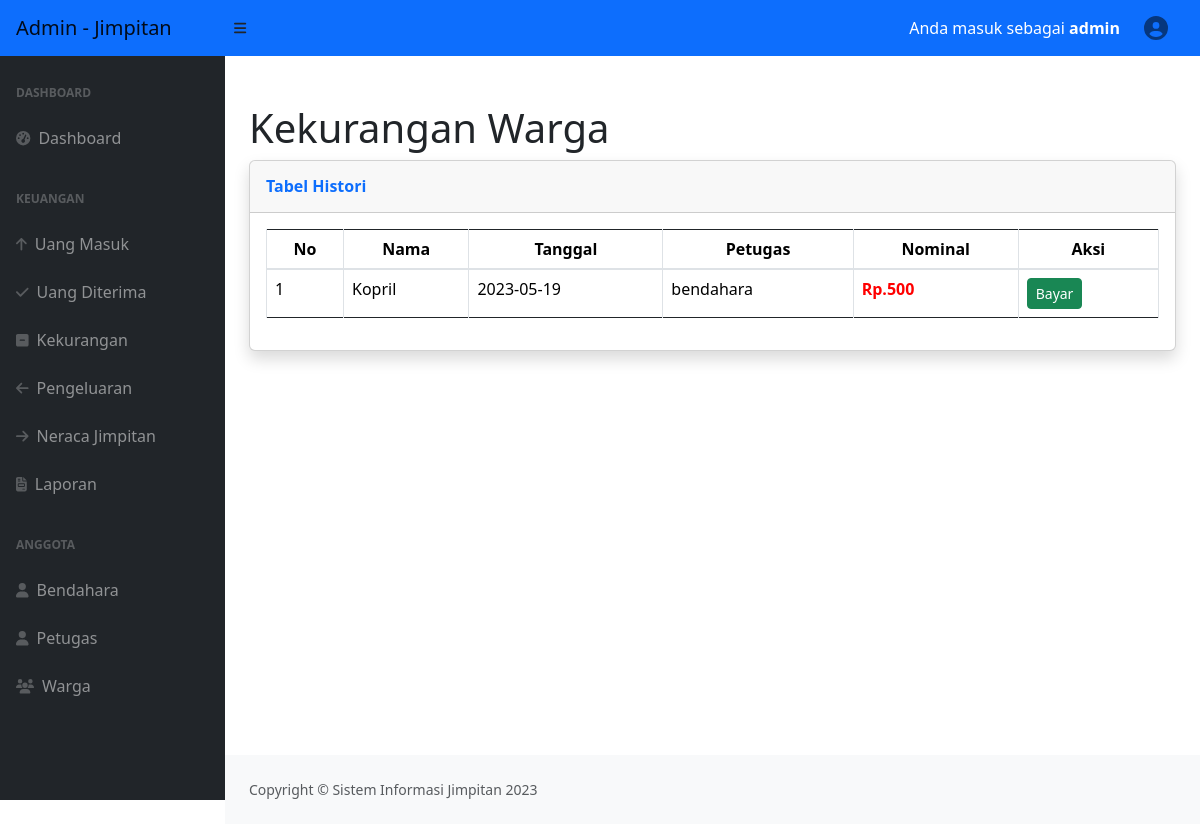
The app's page /kekurangan1.php (signed in) with its own data.
### tables this page shows
CREATE TABLE `pemasukan` (
  `id` int(11) NOT NULL,
  `nama_warga` varchar(25) NOT NULL,
  `tanggal` date NOT NULL,
  `petugas` varchar(25) NOT NULL,
  `jumlah` varchar(11) NOT NULL,
  `status` varchar(10) NOT NULL
);

### kekurangan1.php (the view, shortened to what this page needs)
<?php
include 'koneksidb.php';
?>
<!DOCTYPE html>
<html lang="en">
    <head>
        <link href="main/dataTables/datatables.min.css" rel="stylesheet"/>
        <link href="https://cdn.jsdelivr.net/npm/simple-datatables@latest/dist/style.css" rel="stylesheet" />
        <link href="css/styles.css" rel="stylesheet" />
        <link href="vendor/datatables/dataTables.bootstrap4.min.css" rel="stylesheet">
        <link href="main/dataTables/datatables.min.css" rel="stylesheet"/>
        <link rel="stylesheet" href="https://cdn.jsdelivr.net/npm/bootstrap@4.5.3/dist/css/bootstrap.min.css"
>
	<link rel="stylesheet" type="text/css" href="assets/css/bootstrap.css">
	<link rel="stylesheet" type="text/css" href="assets/DataTables/media/css/jquery.dataTables.css">
	<link rel="stylesheet" type="text/css" href="assets/DataTables/media/css/dataTables.bootstrap.css">
    </head>
<body class="sb-nav-fixed">
<?php
require ('header.php');
require ('sidenav.php');
?>
<div id="layoutSidenav_content">
<main>
<div class="container-fluid px-4">
                        <h1 class="mt-4">Kekurangan Warga</h1>
                        <form method="post">
<div class="card shadow mb-4">
            <div class="card-header py-3">
              <h6 class="m-0 font-weight-bold text-primary">Tabel Histori</h6>
            </div>
            <div class="card-body">
              <div class="table-responsive">
                <table class="table table-bordered" id="dataTable" width="100%" cellspacing="0">
                  <thead>
                    <tr>
                    <th style="text-align: center;">No</th>
                    <th style="text-align: center;">Nama</th>
                    <th style="text-align: center;">Tanggal</th>
                    <th style="text-align: center;">Petugas</th>
                    <th style="text-align: center;">Nominal</th>
                    <th style="text-align: center;">Aksi</th>
                    </tr>
</thead>
<?php
    $query = "SELECT * FROM `pemasukan` WHERE `jumlah`='0' ORDER BY `id` DESC";
            $result = mysqli_query($conn, $query);
            $no = 1;
            while($data = mysqli_fetch_assoc($result))
            {
              ?>
        <tr>
            <td><?php echo $no++ ?></td>
            <td><?php echo $data['nama_warga'] ?></td>
            <td><?php echo $data['tanggal'] ?></td>
            <td><?php echo $data['petugas'] ?></td>
            <td style ="color:#FF0000"><strong>Rp.500</strong></td>
            <td>
                        <a href="bayar_kekurangan.php?id= <?php echo $data['id'];?>"
                        class="btn btn-sm btn-success">Bayar</a>
                        </td>
        </tr>
        <?php
            }
        ?>
</table>
        </form>
</body>
</body>
<?php
require ('footer.php');
?>
</html>

### records on screen
pemasukan: nama_warga "Kopril", tanggal "2023-05-19", petugas "bendahara"

### other values on screen
$_SESSION['username'] "admin"
